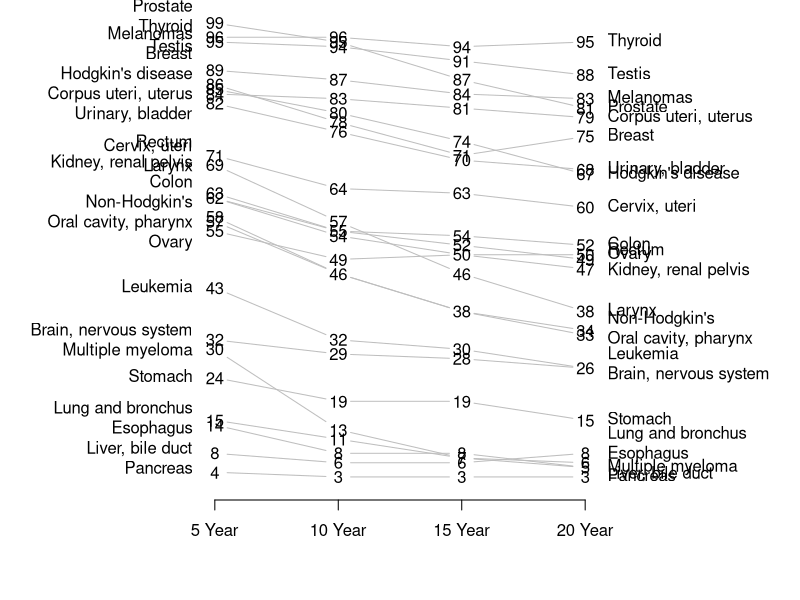
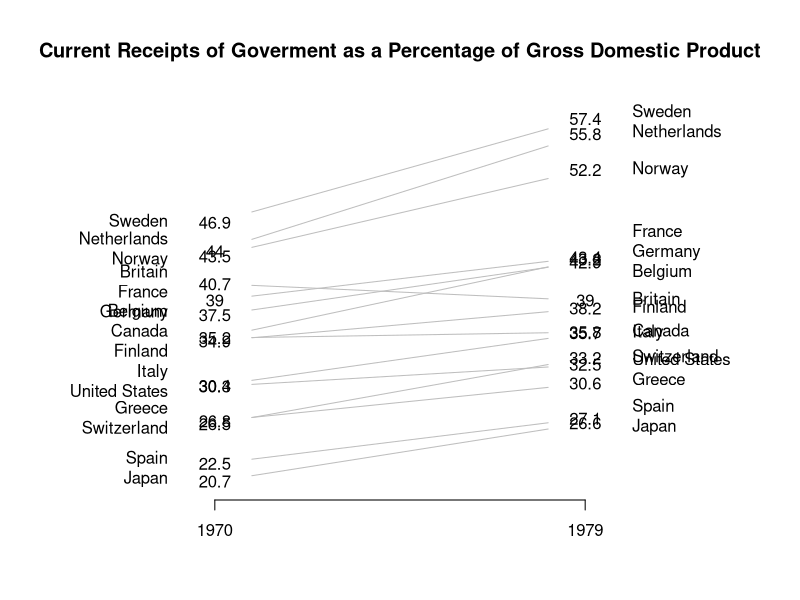

Generate these figures, in order, with R:
# R Function to Draw Edward Tufte-style Slopeplots

# TODO:
## deal with overlapping numeric values: if more than one label falls at a position, offset based on rank() of the subsequent column values for those rows
## overlapping rownames (same algorithm as above, but hard code for 1st and 2nd value)


slopegraph <-
function(
df,
xlim = c(.5,ncol(df)+.5),
ylim = c(min(df)-diff(range(df))/100,max(df)+diff(range(df))/100),
main = NULL,
bty = 'n',
yaxt = 'n',
xaxt = 'n',
xlab = '',
ylab = '',
add.before = NULL, # an expression to add something between drawing the blank canvas and adding the plot content (i.e., behind the slopegraph)
add.after = NULL, # an expression to add something after adding the plot content
labels = names(df),
labpos.left = 2,
labpos.right = 4,
col.lines = par('fg'),
col.lab = par('fg'),
col.num = par('fg'),
col.xaxt = par('fg'),
offset.x = .1, # THIS DOESN'T SEEM TO WORK???
offset.lab = .1,
cex.lab = 1,
cex.num = 1,
font.lab = 1,
font.num = 1,
lty = par("lty"),
lwd = par("lwd"),
mai = NULL,
...)
{
    if(ncol(df) < 2)
        stop('`df` must have at least two columns')
    # draw margins
    if(is.null(mai))
        par(mai=c(1, 0, if(is.null(main)) 0 else 1, 0))
    else
        par(mai=mai)
    
    plot(NA, y=NULL, xlim=xlim, ylim=ylim, main=main,
         bty=bty, yaxt=yaxt, xaxt=xaxt, xlab=xlab, ylab=ylab, ...)
    # optional expression
    if(!is.null(add.before))
        eval(add.before)
    
    # x-axis
    axis(1, 1:ncol(df), labels=labels, col=col.xaxt, col.ticks=col.xaxt)
    
    # height and width of 'm' on plotting device
    h <- strheight('m')
    w <- strwidth('m')
    
    # function for finding consecutive indices
    # from: http://stackoverflow.com/a/16118320/2338862
    seqle <- function(x,incr=1) { 
        if(!is.numeric(x)) x <- as.numeric(x) 
        n <- length(x)  
        y <- x[-1L] != x[-n] + incr 
        i <- c(which(y|is.na(y)),n) 
        list(lengths = diff(c(0L,i)),
             values = x[head(c(0L,i)+1L,-1L)]) 
    } 
    overlaps <- function(coldf){
        # function to fix overlaps
        overlaps <- which(abs(diff(coldf[,1]))<(1.5*h))
        runs <- seqle(overlaps) # use seqle function
        overlaps2 <- mapply(function(i,j) seq(i,length.out=j+1), runs$values, runs$lengths)
        
        newlabs <- data.frame(sapply(overlaps2, function(i) mean(coldf[i,1])))
        names(newlabs) <- names(coldf)
        rownames(newlabs) <- 
            sapply(overlaps2, function(i) paste(rownames(coldf)[i],collapse='\n'))
        return(rbind(coldf[-unique(c(overlaps,overlaps+1)),,drop=FALSE],newlabs))
    }
    
    # left-side labels
    l <- overlaps(df[,1,drop=FALSE])
    text(1-offset.lab, l[,1],
         col=col.lab, rownames(l), pos=labpos.left, cex=cex.lab, font=font.lab)
    
    # right-side labels
    r <- overlaps(df[,ncol(df),drop=FALSE])
    text(ncol(df)+offset.lab, r[,1], 
         col=col.lab, rownames(r), pos=labpos.right, cex=cex.lab, font=font.lab)
    
    # numeric value labels
    # deal with duplicate value labels (i.e., not double printing anything)
    df2 <- do.call(cbind,lapply(df, function(y) {y[duplicated(y)] <- ''; y}))
    # print them
    apply(cbind(df,df2),1, function(y){
        text(1:ncol(df), as.numeric(y[1:ncol(df)]), y[(ncol(df)+1):(2*ncol(df))],
             col=col.num, cex=cex.num, font=font.num)
    })
    
    # draw lines
    offset.x <- .1 # small offset for `segments`
    col.lines <- rep(col.lines, length.out=nrow(df))
    lty <- rep(lty, length.out=nrow(df))
    lwd <- rep(lwd, length.out=nrow(df))
    for(i in 1:nrow(df)){
        mapply(function(x1,y1,x2,y2,...){
            ysloped <- (y2-y1)*offset.x
            segments(x1+offset.x, if(y1==y2) y1 else (y1+ysloped),
                     x2-offset.x, if(y1==y2) y2 else (y2-ysloped),
                     col=col.lines[i],
                     lty=lty[i],
                     lwd=lwd[i]
                    )},
               1:(length(df[i,])-1), # x1-positions
               df[i,][-length(df[i,])], # y1-positions
               2:(length(df[i,])), # x2-positions
               df[i,][-1] # y2-positions
               )
    }
    
    # optional expression
    if(!is.null(add.after))
        eval(add.after)
    
    # return invisibly
    invisible(NULL)
}


# EXAMPLES

## Tufte's Cancer Graph (to the correct scale)
cancer <- read.csv('tufte-cancer-survival-data.csv')
rownames(cancer) <- cancer[,1]
cancer <- cancer [,-1]
pdf('tufte-cancer-survival-plot.pdf',height=16, width=12, family='Palatino')
slopegraph(cancer, col.line='gray', xlim=c(-.5,5.5), labels=c('5 Year','10 Year','15 Year','20 Year'))
dev.off()


## Tufte's GNP Graph
gnp <- read.csv('tufte-gnp-data.csv')
gnp[,3] <- NULL
pdf('tufte-gnp-plot.pdf',height=12, width=8, family='Palatino')
slopegraph(gnp, col.line='gray', labels=c('1970','1979'), 
    main='Current Receipts of Goverment as a Percentage of Gross Domestic Product')
dev.off()
